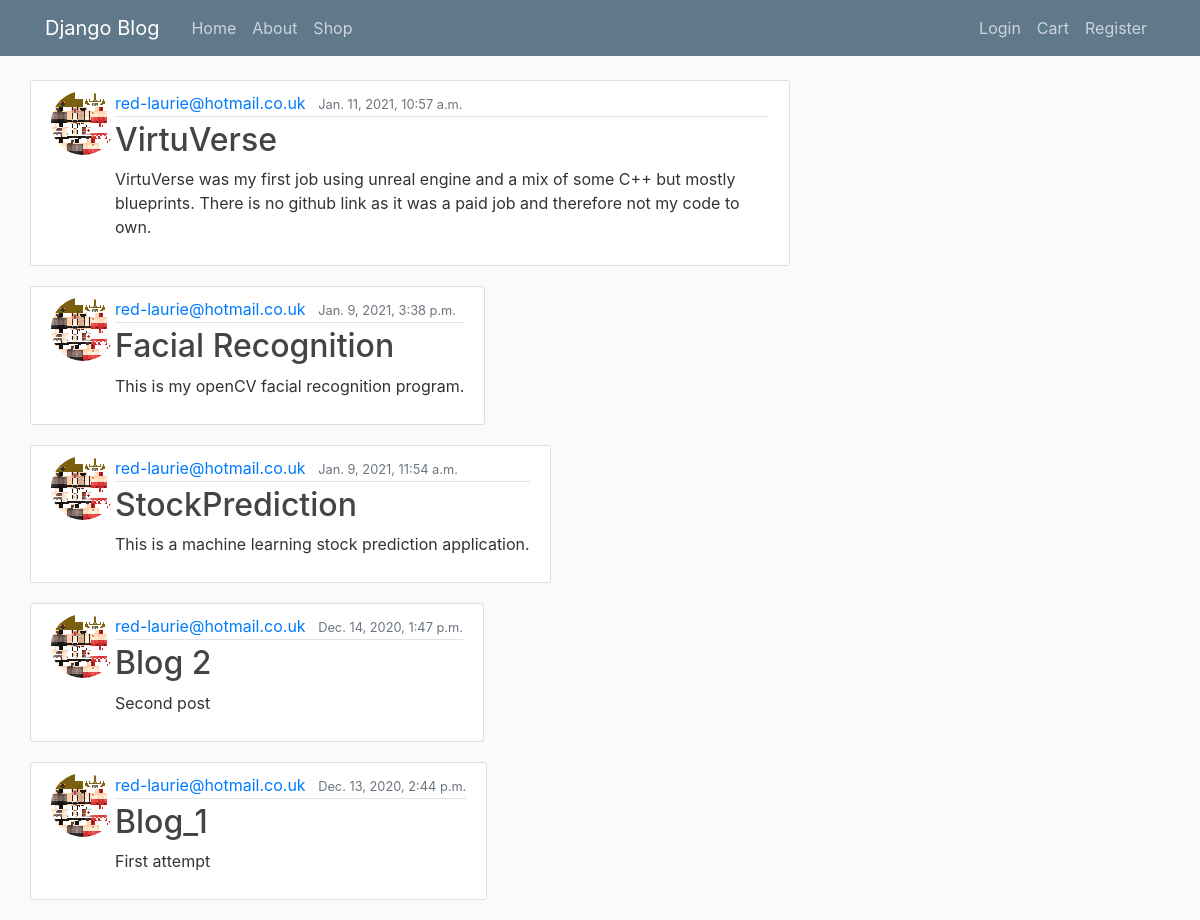
The page / on the database its author committed.
### blog/models.py (models this page shows, shortened)
class Post(models.Model):
    title = models.CharField(max_length=100)
    content = models.TextField()
    Link = models.TextField()
    date_posted = models.DateTimeField(default=timezone.now)
    author = models.ForeignKey(User, on_delete = models.CASCADE )
    image = models.ImageField(default='default.jpg', upload_to='project_pics')

### registration/models.py (models this page shows, shortened)
class Profile(models.Model):
    user = models.OneToOneField(User, on_delete=models.CASCADE)
    image = models.ImageField(default='default.jpg',upload_to='profile_pics')
    description = models.TextField(User,default='Hello')

### blog/views.py (the view)
# urls.py: path('',PostListView.as_view(), name = 'blog-home'),
class PostListView(ListView):
    model = Post
    template_name = 'blog/home.html'
    context_object_name = 'posts'
    ordering = ['-date_posted']

### blog/Templates/Blog/home.html
{% extends "blog/base.html" %}
{% block content %}
    {% for post in posts %}
        <article class="media content-section">
            <img class="rounded-circle" src="{{ post.author.profile.image.url }}">
          <div class="media-body">
            <div class="article-metadata">
              <a class="mr-2" href="#">{{ post.author }}</a>
              <small class="text-muted">{{ post.date_posted }}</small>
            </div>
            <h2><a class="article-title" href="{% url 'post-detail' post.id %}">{{ post.title }}</a></h2>
            <p class="article-content">{{ post.content }}</p>
          </div>
        </article>
    {% endfor %}
{% endblock content %}

### blog/static/blog/main.css (style rules this page uses)
body { background: #fafafa; color: #333333; margin-top: 5rem; }
h1, h2, h3, h4, h5, h6 { color: #444444; }
.content-section { background: #ffffff; padding: 10px 20px; border: 1px solid #dddddd; border-radius: 3px; margin-bottom: 20px; }
.article-title { color: #444444; }
.article-content { white-space: pre-line; }
.article-metadata { padding-bottom: 1px; margin-bottom: 4px; border-bottom: 1px solid #e3e3e3 }

### rows shown on the page
Post: author.profile.image (picture), author "red-laurie@hotmail.co.uk", date_posted "Jan. 11, 2021, 10:57 a.m.", title "VirtuVerse", content "VirtuVerse was my first job using unreal engine and a mix of some C++ but mostly blueprints. There is no github link as it was a paid job and therefore not my code to own."
Post: author.profile.image (picture), author "red-laurie@hotmail.co.uk", date_posted "Jan. 9, 2021, 3:38 p.m.", title "Facial Recognition", content "This is my openCV facial recognition program."
Post: author.profile.image (picture), author "red-laurie@hotmail.co.uk", date_posted "Jan. 9, 2021, 11:54 a.m.", title "StockPrediction", content "This is a machine learning stock prediction application."
Post: author.profile.image (picture), author "red-laurie@hotmail.co.uk", date_posted "Dec. 14, 2020, 1:47 p.m.", title "Blog 2", content "Second post"
Post: author.profile.image (picture), author "red-laurie@hotmail.co.uk", date_posted "Dec. 13, 2020, 2:44 p.m.", title "Blog_1", content "First attempt"
